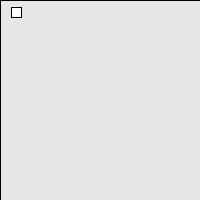
Frame 1 (no input)
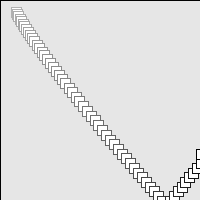
Frame 60 (the mouse pressed at the canvas centre just before this capture)
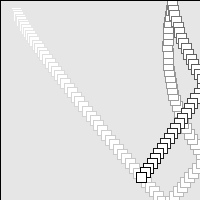
Frame 120 (the mouse held since frame 60 and released just before this capture)

The Processing sketch that drew these frames (run headless with seeded random() and noise(); from frame 60 on, the mouse is pressed at the canvas centre):

// Processing sketch: processing_130511
// ── processing_130511.pde

PVector location = new PVector(10,5);
PVector velocity = new PVector(1,2);
PVector acceleration= new PVector(.1,.1);
void setup(){
size(200,200);
background(230);
}
void draw(){
  fill(255,5);
  rect(0,0,width,height);
  fill(255);
  if(location.y>height){
    velocity.y=-velocity.y;
    newacceleration();
  }
  if(location.x>width){
    velocity.x=-velocity.x;
    newacceleration();
  }
   if(location.y<0){
    velocity.y=-velocity.y;
    newacceleration();
  }
  if(location.x<0){
    velocity.x=-velocity.x;
    newacceleration();
  }
  velocity.add(acceleration);
  location.add(velocity);
  velocity.limit(6);
  rect(location.x,location.y,10,10);
  
}
void newacceleration(){
 acceleration= new PVector(random(-.2,.2),random(-.2,.2));}
